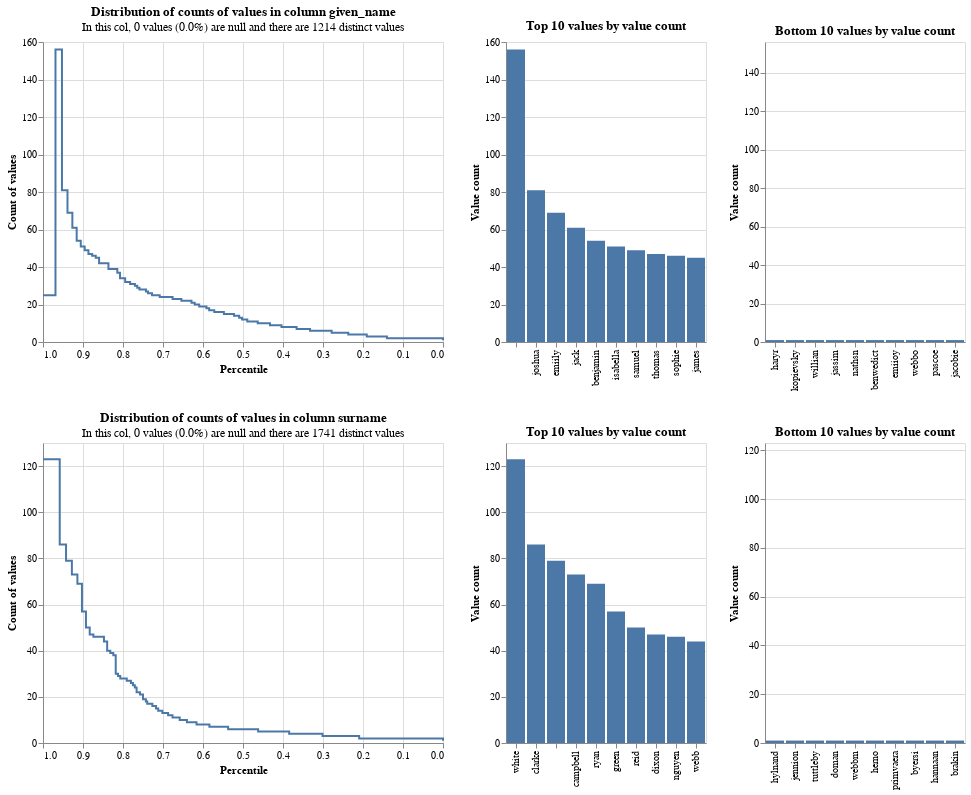

Notebook code cell kept with this figure:
### Code cell
linker.profile_columns(["given_name", "surname"])
# Note: running linker.profile_columns() will profile all columns

### Figure 1 — Vega-Lite specification as saved in the notebook (floating-point values rounded to 4 significant figures)
{"config": {"view": {"continuousWidth": 400, "continuousHeight": 300}}, "vconcat": [{"hconcat": [{"mark": {"type": "line", "interpolate": "step-after"}, "data": {"values": [{"percentile_ex_nulls": 0.7274, "percentile_inc_nulls": 0.7274, "value_count": 25, "group_name": "given_name", "total_non_null_rows": 5000, "total_rows_inc_nulls": 5000, "sum_tokens_in_value_count_group": 50.0, "distinct_value_count": 1214}, {"percentile_ex_nulls": 0.7082, "percentile_inc_nulls": 0.7082, "value_count": 24, "group_name": "given_name", "total_non_null_rows": 5000, "total_rows_inc_nulls": 5000, "sum_tokens_in_value_count_group": 96.0, "distinct_value_count": 1214}, {"percentile_ex_nulls": 0.676, "percentile_inc_nulls": 0.676, "value_count": 23, "group_name": "given_name", "total_non_null_rows": 5000, "total_rows_inc_nulls": 5000, "sum_tokens_in_value_count_group": 161.0, "distinct_value_count": 1214}, {"percentile_ex_nulls": 0.654, "percentile_inc_nulls": 0.654, "value_count": 22, "group_name": "given_name", "total_non_null_rows": 5000, "total_rows_inc_nulls": 5000, "sum_tokens_in_value_count_group": 110.0, "distinct_value_count": 1214}, {"percentile_ex_nulls": 0.6288, "percentile_inc_nulls": 0.6288, "value_count": 21, "group_name": "given_name", "total_non_null_rows": 5000, "total_rows_inc_nulls": 5000, "sum_tokens_in_value_count_group": 126.0, "distinct_value_count": 1214}, {"percentile_ex_nulls": 0.6208, "percentile_inc_nulls": 0.6208, "value_count": 20, "group_name": "given_name", "total_non_null_rows": 5000, "total_rows_inc_nulls": 5000, "sum_tokens_in_value_count_group": 40.0, "distinct_value_count": 1214}, {"percentile_ex_nulls": 0.6094, "percentile_inc_nulls": 0.6094, "value_count": 19, "group_name": "given_name", "total_non_null_rows": 5000, "total_rows_inc_nulls": 5000, "sum_tokens_in_value_count_group": 57.0, "distinct_value_count": 1214}, {"percentile_ex_nulls": 0.5914, "percentile_inc_nulls": 0.5914, "value_count": 18, "group_name": "given_name", "total_non_null_rows": 5000, "total_rows_inc_nulls": 5000, "sum_tokens_in_value_count_group": 90.0, "distinct_value_count": 1214}, {"percentile_ex_nulls": 0.5846, "percentile_inc_nulls": 0.5846, "value_count": 17, "group_name": "given_name", "total_non_null_rows": 5000, "total_rows_inc_nulls": 5000, "sum_tokens_in_value_count_group": 34.0, "distinct_value_count": 1214}, {"percentile_ex_nulls": 0.5718, "percentile_inc_nulls": 0.5718, "value_count": 16, "group_name": "given_name", "total_non_null_rows": 5000, "total_rows_inc_nulls": 5000, "sum_tokens_in_value_count_group": 64.0, "distinct_value_count": 1214}, {"percentile_ex_nulls": 0.5478, "percentile_inc_nulls": 0.5478, "value_count": 15, "group_name": "given_name", "total_non_null_rows": 5000, "total_rows_inc_nulls": 5000, "sum_tokens_in_value_count_group": 120.0, "distinct_value_count": 1214}, {"percentile_ex_nulls": 0.5226, "percentile_inc_nulls": 0.5226, "value_count": 14, "group_name": "given_name", "total_non_null_rows": 5000, "total_rows_inc_nulls": 5000, "sum_tokens_in_value_count_group": 126.0, "distinct_value_count": 1214}, {"percentile_ex_nulls": 0.5096, "percentile_inc_nulls": 0.5096, "value_count": 13, "group_name": "given_name", "total_non_null_rows": 5000, "total_rows_inc_nulls": 5000, "sum_tokens_in_value_count_group": 65.0, "distinct_value_count": 1214}, {"percentile_ex_nulls": 0.5024, "percentile_inc_nulls": 0.5024, "value_count": 12, "group_name": "given_name", "total_non_null_rows": 5000, "total_rows_inc_nulls": 5000, "sum_tokens_in_value_count_group": 36.0, "distinct_value_count": 1214}, {"percentile_ex_nulls": 0.4892, "percentile_inc_nulls": 0.4892, "value_count": 11, "group_name": "given_name", "total_non_null_rows": 5000, "total_rows_inc_nulls": 5000, "sum_tokens_in_value_count_group": 66.0, "distinct_value_count": 1214}, {"percentile_ex_nulls": 0.4632, "percentile_inc_nulls": 0.4632, "value_count": 10, "group_name": "given_name", "total_non_null_rows": 5000, "total_rows_inc_nulls": 5000, "sum_tokens_in_value_count_group": 130.0, "distinct_value_count": 1214}, {"percentile_ex_nulls": 0.4326, "percentile_inc_nulls": 0.4326, "value_count": 9, "group_name": "given_name", "total_non_null_rows": 5000, "total_rows_inc_nulls": 5000, "sum_tokens_in_value_count_group": 153.0, "distinct_value_count": 1214}, {"percentile_ex_nulls": 0.4038, "percentile_inc_nulls": 0.4038, "value_count": 8, "group_name": "given_name", "total_non_null_rows": 5000, "total_rows_inc_nulls": 5000, "sum_tokens_in_value_count_group": 144.0, "distinct_value_count": 1214}, {"percentile_ex_nulls": 0.366, "percentile_inc_nulls": 0.366, "value_count": 7, "group_name": "given_name", "total_non_null_rows": 5000, "total_rows_inc_nulls": 5000, "sum_tokens_in_value_count_group": 189.0, "distinct_value_count": 1214}, {"percentile_ex_nulls": 0.3324, "percentile_inc_nulls": 0.3324, "value_count": 6, "group_name": "given_name", "total_non_null_rows": 5000, "total_rows_inc_nulls": 5000, "sum_tokens_in_value_count_group": 168.0, "distinct_value_count": 1214}, {"percentile_ex_nulls": 0.2784, "percentile_inc_nulls": 0.2784, "value_count": 5, "group_name": "given_name", "total_non_null_rows": 5000, "total_rows_inc_nulls": 5000, "sum_tokens_in_value_count_group": 270.0, "distinct_value_count": 1214}, {"percentile_ex_nulls": 0.2368, "percentile_inc_nulls": 0.2368, "value_count": 4, "group_name": "given_name", "total_non_null_rows": 5000, "total_rows_inc_nulls": 5000, "sum_tokens_in_value_count_group": 208.0, "distinct_value_count": 1214}, {"percentile_ex_nulls": 0.1906, "percentile_inc_nulls": 0.1906, "value_count": 3, "group_name": "given_name", "total_non_null_rows": 5000, "total_rows_inc_nulls": 5000, "sum_tokens_in_value_count_group": 231.0, "distinct_value_count": 1214}, {"percentile_ex_nulls": 0.1402, "percentile_inc_nulls": 0.1402, "value_count": 2, "group_name": "given_name", "total_non_null_rows": 5000, "total_rows_inc_nulls": 5000, "sum_tokens_in_value_count_group": 252.0, "distinct_value_count": 1214}, {"percentile_ex_nulls": 0.0, "percentile_inc_nulls": 0.0, "value_count": 1, "group_name": "given_name", "total_non_null_rows": 5000, "total_rows_inc_nulls": 5000, "sum_tokens_in_value_count_group": 701.0, "distinct_value_count": 1214}, {"percentile_ex_nulls": 0.9688, "percentile_inc_nulls": 0.9688, "value_count": 156, "group_name": "given_name", "total_non_null_rows": 5000, "total_rows_inc_nulls": 5000, "sum_tokens_in_value_count_group": 156.0, "distinct_value_count": 1214}, {"percentile_ex_nulls": 0.9526, "percentile_inc_nulls": 0.9526, "value_count": 81, "group_name": "given_name", "total_non_null_rows": 5000, "total_rows_inc_nulls": 5000, "sum_tokens_in_value_count_group": 81.0, "distinct_value_count": 1214}, {"percentile_ex_nulls": 0.9388, "percentile_inc_nulls": 0.9388, "value_count": 69, "group_name": "given_name", "total_non_null_rows": 5000, "total_rows_inc_nulls": 5000, "sum_tokens_in_value_count_group": 69.0, "distinct_value_count": 1214}, {"percentile_ex_nulls": 0.9266, "percentile_inc_nulls": 0.9266, "value_count": 61, "group_name": "given_name", "total_non_null_rows": 5000, "total_rows_inc_nulls": 5000, "sum_tokens_in_value_count_group": 61.0, "distinct_value_count": 1214}, {"percentile_ex_nulls": 0.9158, "percentile_inc_nulls": 0.9158, "value_count": 54, "group_name": "given_name", "total_non_null_rows": 5000, "total_rows_inc_nulls": 5000, "sum_tokens_in_value_count_group": 54.0, "distinct_value_count": 1214}, {"percentile_ex_nulls": 0.9056, "percentile_inc_nulls": 0.9056, "value_count": 51, "group_name": "given_name", "total_non_null_rows": 5000, "total_rows_inc_nulls": 5000, "sum_tokens_in_value_count_group": 51.0, "distinct_value_count": 1214}, {"percentile_ex_nulls": 0.8958, "percentile_inc_nulls": 0.8958, "value_count": 49, "group_name": "given_name", "total_non_null_rows": 5000, "total_rows_inc_nulls": 5000, "sum_tokens_in_value_count_group": 49.0, "distinct_value_count": 1214}, {"percentile_ex_nulls": 0.8864, "percentile_inc_nulls": 0.8864, "value_count": 47, "group_name": "given_name", "total_non_null_rows": 5000, "total_rows_inc_nulls": 5000, "sum_tokens_in_value_count_group": 47.0, "distinct_value_count": 1214}, {"percentile_ex_nulls": 0.8772, "percentile_inc_nulls": 0.8772, "value_count": 46, "group_name": "given_name", "total_non_null_rows": 5000, "total_rows_inc_nulls": 5000, "sum_tokens_in_value_count_group": 46.0, "distinct_value_count": 1214}, {"percentile_ex_nulls": 0.8682, "percentile_inc_nulls": 0.8682, "value_count": 45, "group_name": "given_name", "total_non_null_rows": 5000, "total_rows_inc_nulls": 5000, "sum_tokens_in_value_count_group": 45.0, "distinct_value_count": 1214}, {"percentile_ex_nulls": 0.8598, "percentile_inc_nulls": 0.8598, "value_count": 42, "group_name": "given_name", "total_non_null_rows": 5000, "total_rows_inc_nulls": 5000, "sum_tokens_in_value_count_group": 42.0, "distinct_value_count": 1214}, {"percentile_ex_nulls": 0.8364, "percentile_inc_nulls": 0.8364, "value_count": 39, "group_name": "given_name", "total_non_null_rows": 5000, "total_rows_inc_nulls": 5000, "sum_tokens_in_value_count_group": 117.0, "distinct_value_count": 1214}, {"percentile_ex_nulls": 0.8142, "percentile_inc_nulls": 0.8142, "value_count": 37, "group_name": "given_name", "total_non_null_rows": 5000, "total_rows_inc_nulls": 5000, "sum_tokens_in_value_count_group": 111.0, "distinct_value_count": 1214}, {"percentile_ex_nulls": 0.8074, "percentile_inc_nulls": 0.8074, "value_count": 34, "group_name": "given_name", "total_non_null_rows": 5000, "total_rows_inc_nulls": 5000, "sum_tokens_in_value_count_group": 34.0, "distinct_value_count": 1214}, {"percentile_ex_nulls": 0.7946, "percentile_inc_nulls": 0.7946, "value_count": 32, "group_name": "given_name", "total_non_null_rows": 5000, "total_rows_inc_nulls": 5000, "sum_tokens_in_value_count_group": 64.0, "distinct_value_count": 1214}, {"percentile_ex_nulls": 0.7822, "percentile_inc_nulls": 0.7822, "value_count": 31, "group_name": "given_name", "total_non_null_rows": 5000, "total_rows_inc_nulls": 5000, "sum_tokens_in_value_count_group": 62.0, "distinct_value_count": 1214}, {"percentile_ex_nulls": 0.7702, "percentile_inc_nulls": 0.7702, "value_count": 30, "group_name": "given_name", "total_non_null_rows": 5000, "total_rows_inc_nulls": 5000, "sum_tokens_in_value_count_group": 60.0, "distinct_value_count": 1214}, {"percentile_ex_nulls": 0.7644, "percentile_inc_nulls": 0.7644, "value_count": 29, "group_name": "given_name", "total_non_null_rows": 5000, "total_rows_inc_nulls": 5000, "sum_tokens_in_value_count_group": 29.0, "distinct_value_count": 1214}, {"percentile_ex_nulls": 0.7588, "percentile_inc_nulls": 0.7588, "value_count": 28, "group_name": "given_name", "total_non_null_rows": 5000, "total_rows_inc_nulls": 5000, "sum_tokens_in_value_count_group": 28.0, "distinct_value_count": 1214}, {"percentile_ex_nulls": 0.7426, "percentile_inc_nulls": 0.7426, "value_count": 27, "group_name": "given_name", "total_non_null_rows": 5000, "total_rows_inc_nulls": 5000, "sum_tokens_in_value_count_group": 81.0, "distinct_value_count": 1214}, {"percentile_ex_nulls": 0.7374, "percentile_inc_nulls": 0.7374, "value_count": 26, "group_name": "given_name", "total_non_null_rows": 5000, "total_rows_inc_nulls": 5000, "sum_tokens_in_value_count_group": 26.0, "distinct_value_count": 1214}, {"percentile_ex_nulls": 1.0, "percentile_inc_nulls": 1.0, "value_count": 25, "group_name": "given_name", "total_non_null_rows": 5000, "total_rows_inc_nulls": 5000, "sum_tokens_in_value_count_group": 50.0, "distinct_value_count": 1214}]}, "encoding": {"tooltip": [{"field": "value_count", "type": "quantitative"}, {"field": "percentile_ex_nulls", "type": "quantitative"}, {"field": "percentile_inc_nulls", "type": "quantitative"}, {"field": "total_non_null_rows", "type": "quantitative"}, {"field": "total_rows_inc_nulls", "type": "quantitative"}], "x": {"field": "percentile_ex_nulls", "sort": "descending", "title": "Percentile", "type": "quantitative"}, "y": {"field": "value_count", "title": "Count of values", "type": "quantitative"}}, "title": {"text": "Distribution of counts of values in column given_name", "subtitle": "In this col, 0 values (0.0%) are null and there are 1214 distinct values"}}, {"mark": "bar", "data": {"values": [{"value_count": 156, "group_name": "given_name", "value": " ", "total_non_null_rows": 5000, "total_rows_inc_nulls": 5000, "distinct_value_count": 1214}, {"value_count": 81, "group_name": "given_name", "value": " joshua", "total_non_null_rows": 5000, "total_rows_inc_nulls": 5000, "distinct_value_count": 1214}, {"value_count": 69, "group_name": "given_name", "value": " emiily", "total_non_null_rows": 5000, "total_rows_inc_nulls": 5000, "distinct_value_count": 1214}, {"value_count": 61, "group_name": "given_name", "value": " jack", "total_non_null_rows": 5000, "total_rows_inc_nulls": 5000, "distinct_value_count": 1214}, {"value_count": 54, "group_name": "given_name", "value": " benjamin", "total_non_null_rows": 5000, "total_rows_inc_nulls": 5000, "distinct_value_count": 1214}, {"value_count": 51, "group_name": "given_name", "value": " isabella", "total_non_null_rows": 5000, "total_rows_inc_nulls": 5000, "distinct_value_count": 1214}, {"value_count": 49, "group_name": "given_name", "value": " samuel", "total_non_null_rows": 5000, "total_rows_inc_nulls": 5000, "distinct_value_count": 1214}, {"value_count": 47, "group_name": "given_name", "value": " thomas", "total_non_null_rows": 5000, "total_rows_inc_nulls": 5000, "distinct_value_count": 1214}, {"value_count": 46, "group_name": "given_name", "value": " sophie", "total_non_null_rows": 5000, "total_rows_inc_nulls": 5000, "distinct_value_count": 1214}, {"value_count": 45, "group_name": "given_name", "value": " james", "total_non_null_rows": 5000, "total_rows_inc_nulls": 5000, "distinct_value_count": 1214}]}, "encoding": {"tooltip": [{"field": "value", "type": "nominal"}, {"field": "value_count", "type": "quantitative"}, {"field": "total_non_null_rows", "type": "quantitative"}, {"field": "total_rows_inc_nulls", "type": "quantitative"}], "x": {"field": "value", "sort": "-y", "title": null, "type": "nominal"}, "y": {"field": "value_count", "title": "Value count", "type": "quantitative"}}, "title": "Top 10 values by value count"}, {"mark": "bar", "data": {"values": [{"value_count": 1, "group_name": "given_name", "value": " haryr", "total_non_null_rows": 5000, "total_rows_inc_nulls": 5000, "distinct_value_count": 1214}, {"value_count": 1, "group_name": "given_name", "value": " kopievsky", "total_non_null_rows": 5000, "total_rows_inc_nulls": 5000, "distinct_value_count": 1214}, {"value_count": 1, "group_name": "given_name", "value": " willian", "total_non_null_rows": 5000, "total_rows_inc_nulls": 5000, "distinct_value_count": 1214}, {"value_count": 1, "group_name": "given_name", "value": " jassim", "total_non_null_rows": 5000, "total_rows_inc_nulls": 5000, "distinct_value_count": 1214}, {"value_count": 1, "group_name": "given_name", "value": " nathsn", "total_non_null_rows": 5000, "total_rows_inc_nulls": 5000, "distinct_value_count": 1214}, {"value_count": 1, "group_name": "given_name", "value": " benwedict", "total_non_null_rows": 5000, "total_rows_inc_nulls": 5000, "distinct_value_count": 1214}, {"value_count": 1, "group_name": "given_name", "value": " emiioy", "total_non_null_rows": 5000, "total_rows_inc_nulls": 5000, "distinct_value_count": 1214}, {"value_count": 1, "group_name": "given_name", "value": " webbo", "total_non_null_rows": 5000, "total_rows_inc_nulls": 5000, "distinct_value_count": 1214}, {"value_count": 1, "group_name": "given_name", "value": " pascoe", "total_non_null_rows": 5000, "total_rows_inc_nulls": 5000, "distinct_value_count": 1214}, {"value_count": 1, "group_name": "given_name", "value": " jacobie", "total_non_null_rows": 5000, "total_rows_inc_nulls": 5000, "distinct_value_count": 1214}]}, "encoding": {"tooltip": [{"field": "value", "type": "nominal"}, {"field": "value_count", "type": "quantitative"}, {"field": "total_non_null_rows", "type": "quantitative"}, {"field": "total_rows_inc_nulls", "type": "quantitative"}], "x": {"field": "value", "sort": "-y", "title": null, "type": "nominal"}, "y": {"field": "value_count", "scale": {"domain": [0, 156]}, "title": "Value count", "type": "quantitative"}}, "title": "Bottom 10 values by value count"}]}, {"hconcat": [{"mark": {"type": "line", "interpolate": "step-after"}, "data": {"values": [{"percentile_ex_nulls": 0.9754, "percentile_inc_nulls": 0.9754, "value_count": 123, "group_name": "surname", "total_non_null_rows": 5000, "total_rows_inc_nulls": 5000, "sum_tokens_in_value_count_group": 123.0, "distinct_value_count": 1741}, {"percentile_ex_nulls": 0.9582, "percentile_inc_nulls": 0.9582, "value_count": 86, "group_name": "surname", "total_non_null_rows": 5000, "total_rows_inc_nulls": 5000, "sum_tokens_in_value_count_group": 86.0, "distinct_value_count": 1741}, {"percentile_ex_nulls": 0.9424, "percentile_inc_nulls": 0.9424, "value_count": 79, "group_name": "surname", "total_non_null_rows": 5000, "total_rows_inc_nulls": 5000, "sum_tokens_in_value_count_group": 79.0, "distinct_value_count": 1741}, {"percentile_ex_nulls": 0.9278, "percentile_inc_nulls": 0.9278, "value_count": 73, "group_name": "surname", "total_non_null_rows": 5000, "total_rows_inc_nulls": 5000, "sum_tokens_in_value_count_group": 73.0, "distinct_value_count": 1741}, {"percentile_ex_nulls": 0.914, "percentile_inc_nulls": 0.914, "value_count": 69, "group_name": "surname", "total_non_null_rows": 5000, "total_rows_inc_nulls": 5000, "sum_tokens_in_value_count_group": 69.0, "distinct_value_count": 1741}, {"percentile_ex_nulls": 0.9026, "percentile_inc_nulls": 0.9026, "value_count": 57, "group_name": "surname", "total_non_null_rows": 5000, "total_rows_inc_nulls": 5000, "sum_tokens_in_value_count_group": 57.0, "distinct_value_count": 1741}, {"percentile_ex_nulls": 0.8926, "percentile_inc_nulls": 0.8926, "value_count": 50, "group_name": "surname", "total_non_null_rows": 5000, "total_rows_inc_nulls": 5000, "sum_tokens_in_value_count_group": 50.0, "distinct_value_count": 1741}, {"percentile_ex_nulls": 0.8832, "percentile_inc_nulls": 0.8832, "value_count": 47, "group_name": "surname", "total_non_null_rows": 5000, "total_rows_inc_nulls": 5000, "sum_tokens_in_value_count_group": 47.0, "distinct_value_count": 1741}, {"percentile_ex_nulls": 0.874, "percentile_inc_nulls": 0.874, "value_count": 46, "group_name": "surname", "total_non_null_rows": 5000, "total_rows_inc_nulls": 5000, "sum_tokens_in_value_count_group": 46.0, "distinct_value_count": 1741}, {"percentile_ex_nulls": 0.8476, "percentile_inc_nulls": 0.8476, "value_count": 44, "group_name": "surname", "total_non_null_rows": 5000, "total_rows_inc_nulls": 5000, "sum_tokens_in_value_count_group": 132.0, "distinct_value_count": 1741}, {"percentile_ex_nulls": 0.8396, "percentile_inc_nulls": 0.8396, "value_count": 40, "group_name": "surname", "total_non_null_rows": 5000, "total_rows_inc_nulls": 5000, "sum_tokens_in_value_count_group": 40.0, "distinct_value_count": 1741}, {"percentile_ex_nulls": 0.8318, "percentile_inc_nulls": 0.8318, "value_count": 39, "group_name": "surname", "total_non_null_rows": 5000, "total_rows_inc_nulls": 5000, "sum_tokens_in_value_count_group": 39.0, "distinct_value_count": 1741}, {"percentile_ex_nulls": 0.8242, "percentile_inc_nulls": 0.8242, "value_count": 38, "group_name": "surname", "total_non_null_rows": 5000, "total_rows_inc_nulls": 5000, "sum_tokens_in_value_count_group": 38.0, "distinct_value_count": 1741}, {"percentile_ex_nulls": 0.8182, "percentile_inc_nulls": 0.8182, "value_count": 30, "group_name": "surname", "total_non_null_rows": 5000, "total_rows_inc_nulls": 5000, "sum_tokens_in_value_count_group": 30.0, "distinct_value_count": 1741}, {"percentile_ex_nulls": 0.8124, "percentile_inc_nulls": 0.8124, "value_count": 29, "group_name": "surname", "total_non_null_rows": 5000, "total_rows_inc_nulls": 5000, "sum_tokens_in_value_count_group": 29.0, "distinct_value_count": 1741}, {"percentile_ex_nulls": 0.8068, "percentile_inc_nulls": 0.8068, "value_count": 28, "group_name": "surname", "total_non_null_rows": 5000, "total_rows_inc_nulls": 5000, "sum_tokens_in_value_count_group": 28.0, "distinct_value_count": 1741}, {"percentile_ex_nulls": 0.7906, "percentile_inc_nulls": 0.7906, "value_count": 27, "group_name": "surname", "total_non_null_rows": 5000, "total_rows_inc_nulls": 5000, "sum_tokens_in_value_count_group": 81.0, "distinct_value_count": 1741}, {"percentile_ex_nulls": 0.7802, "percentile_inc_nulls": 0.7802, "value_count": 26, "group_name": "surname", "total_non_null_rows": 5000, "total_rows_inc_nulls": 5000, "sum_tokens_in_value_count_group": 52.0, "distinct_value_count": 1741}, {"percentile_ex_nulls": 0.7752, "percentile_inc_nulls": 0.7752, "value_count": 25, "group_name": "surname", "total_non_null_rows": 5000, "total_rows_inc_nulls": 5000, "sum_tokens_in_value_count_group": 25.0, "distinct_value_count": 1741}, {"percentile_ex_nulls": 0.7704, "percentile_inc_nulls": 0.7704, "value_count": 24, "group_name": "surname", "total_non_null_rows": 5000, "total_rows_inc_nulls": 5000, "sum_tokens_in_value_count_group": 24.0, "distinct_value_count": 1741}, {"percentile_ex_nulls": 0.766, "percentile_inc_nulls": 0.766, "value_count": 22, "group_name": "surname", "total_non_null_rows": 5000, "total_rows_inc_nulls": 5000, "sum_tokens_in_value_count_group": 22.0, "distinct_value_count": 1741}, {"percentile_ex_nulls": 0.7576, "percentile_inc_nulls": 0.7576, "value_count": 21, "group_name": "surname", "total_non_null_rows": 5000, "total_rows_inc_nulls": 5000, "sum_tokens_in_value_count_group": 42.0, "distinct_value_count": 1741}, {"percentile_ex_nulls": 0.75, "percentile_inc_nulls": 0.75, "value_count": 19, "group_name": "surname", "total_non_null_rows": 5000, "total_rows_inc_nulls": 5000, "sum_tokens_in_value_count_group": 38.0, "distinct_value_count": 1741}, {"percentile_ex_nulls": 0.7428, "percentile_inc_nulls": 0.7428, "value_count": 18, "group_name": "surname", "total_non_null_rows": 5000, "total_rows_inc_nulls": 5000, "sum_tokens_in_value_count_group": 36.0, "distinct_value_count": 1741}, {"percentile_ex_nulls": 0.7394, "percentile_inc_nulls": 0.7394, "value_count": 17, "group_name": "surname", "total_non_null_rows": 5000, "total_rows_inc_nulls": 5000, "sum_tokens_in_value_count_group": 17.0, "distinct_value_count": 1741}, {"percentile_ex_nulls": 0.7266, "percentile_inc_nulls": 0.7266, "value_count": 16, "group_name": "surname", "total_non_null_rows": 5000, "total_rows_inc_nulls": 5000, "sum_tokens_in_value_count_group": 64.0, "distinct_value_count": 1741}, {"percentile_ex_nulls": 0.7176, "percentile_inc_nulls": 0.7176, "value_count": 15, "group_name": "surname", "total_non_null_rows": 5000, "total_rows_inc_nulls": 5000, "sum_tokens_in_value_count_group": 45.0, "distinct_value_count": 1741}, {"percentile_ex_nulls": 0.712, "percentile_inc_nulls": 0.712, "value_count": 14, "group_name": "surname", "total_non_null_rows": 5000, "total_rows_inc_nulls": 5000, "sum_tokens_in_value_count_group": 28.0, "distinct_value_count": 1741}, {"percentile_ex_nulls": 0.7016, "percentile_inc_nulls": 0.7016, "value_count": 13, "group_name": "surname", "total_non_null_rows": 5000, "total_rows_inc_nulls": 5000, "sum_tokens_in_value_count_group": 52.0, "distinct_value_count": 1741}, {"percentile_ex_nulls": 0.6872, "percentile_inc_nulls": 0.6872, "value_count": 12, "group_name": "surname", "total_non_null_rows": 5000, "total_rows_inc_nulls": 5000, "sum_tokens_in_value_count_group": 72.0, "distinct_value_count": 1741}, {"percentile_ex_nulls": 0.6762, "percentile_inc_nulls": 0.6762, "value_count": 11, "group_name": "surname", "total_non_null_rows": 5000, "total_rows_inc_nulls": 5000, "sum_tokens_in_value_count_group": 55.0, "distinct_value_count": 1741}, {"percentile_ex_nulls": 0.6582, "percentile_inc_nulls": 0.6582, "value_count": 10, "group_name": "surname", "total_non_null_rows": 5000, "total_rows_inc_nulls": 5000, "sum_tokens_in_value_count_group": 90.0, "distinct_value_count": 1741}, {"percentile_ex_nulls": 0.6402, "percentile_inc_nulls": 0.6402, "value_count": 9, "group_name": "surname", "total_non_null_rows": 5000, "total_rows_inc_nulls": 5000, "sum_tokens_in_value_count_group": 90.0, "distinct_value_count": 1741}, {"percentile_ex_nulls": 0.6162, "percentile_inc_nulls": 0.6162, "value_count": 8, "group_name": "surname", "total_non_null_rows": 5000, "total_rows_inc_nulls": 5000, "sum_tokens_in_value_count_group": 120.0, "distinct_value_count": 1741}, {"percentile_ex_nulls": 0.584, "percentile_inc_nulls": 0.584, "value_count": 7, "group_name": "surname", "total_non_null_rows": 5000, "total_rows_inc_nulls": 5000, "sum_tokens_in_value_count_group": 161.0, "distinct_value_count": 1741}, {"percentile_ex_nulls": 0.5372, "percentile_inc_nulls": 0.5372, "value_count": 6, "group_name": "surname", "total_non_null_rows": 5000, "total_rows_inc_nulls": 5000, "sum_tokens_in_value_count_group": 234.0, "distinct_value_count": 1741}, {"percentile_ex_nulls": 0.4622, "percentile_inc_nulls": 0.4622, "value_count": 5, "group_name": "surname", "total_non_null_rows": 5000, "total_rows_inc_nulls": 5000, "sum_tokens_in_value_count_group": 375.0, "distinct_value_count": 1741}, {"percentile_ex_nulls": 0.3846, "percentile_inc_nulls": 0.3846, "value_count": 4, "group_name": "surname", "total_non_null_rows": 5000, "total_rows_inc_nulls": 5000, "sum_tokens_in_value_count_group": 388.0, "distinct_value_count": 1741}, {"percentile_ex_nulls": 0.3012, "percentile_inc_nulls": 0.3012, "value_count": 3, "group_name": "surname", "total_non_null_rows": 5000, "total_rows_inc_nulls": 5000, "sum_tokens_in_value_count_group": 417.0, "distinct_value_count": 1741}, {"percentile_ex_nulls": 0.2096, "percentile_inc_nulls": 0.2096, "value_count": 2, "group_name": "surname", "total_non_null_rows": 5000, "total_rows_inc_nulls": 5000, "sum_tokens_in_value_count_group": 458.0, "distinct_value_count": 1741}, {"percentile_ex_nulls": 0.0, "percentile_inc_nulls": 0.0, "value_count": 1, "group_name": "surname", "total_non_null_rows": 5000, "total_rows_inc_nulls": 5000, "sum_tokens_in_value_count_group": 1048.0, "distinct_value_count": 1741}, {"percentile_ex_nulls": 1.0, "percentile_inc_nulls": 1.0, "value_count": 123, "group_name": "surname", "total_non_null_rows": 5000, "total_rows_inc_nulls": 5000, "sum_tokens_in_value_count_group": 123.0, "distinct_value_count": 1741}]}, "encoding": {"tooltip": [{"field": "value_count", "type": "quantitative"}, {"field": "percentile_ex_nulls", "type": "quantitative"}, {"field": "percentile_inc_nulls", "type": "quantitative"}, {"field": "total_non_null_rows", "type": "quantitative"}, {"field": "total_rows_inc_nulls", "type": "quantitative"}], "x": {"field": "percentile_ex_nulls", "sort": "descending", "title": "Percentile", "type": "quantitative"}, "y": {"field": "value_count", "title": "Count of values", "type": "quantitative"}}, "title": {"text": "Distribution of counts of values in column surname", "subtitle": "In this col, 0 values (0.0%) are null and there are 1741 distinct values"}}, {"mark": "bar", "data": {"values": [{"value_count": 123, "group_name": "surname", "value": " white", "total_non_null_rows": 5000, "total_rows_inc_nulls": 5000, "distinct_value_count": 1741}, {"value_count": 86, "group_name": "surname", "value": " clarke", "total_non_null_rows": 5000, "total_rows_inc_nulls": 5000, "distinct_value_count": 1741}, {"value_count": 79, "group_name": "surname", "value": " ", "total_non_null_rows": 5000, "total_rows_inc_nulls": 5000, "distinct_value_count": 1741}, {"value_count": 73, "group_name": "surname", "value": " campbell", "total_non_null_rows": 5000, "total_rows_inc_nulls": 5000, "distinct_value_count": 1741}, {"value_count": 69, "group_name": "surname", "value": " ryan", "total_non_null_rows": 5000, "total_rows_inc_nulls": 5000, "distinct_value_count": 1741}, {"value_count": 57, "group_name": "surname", "value": " green", "total_non_null_rows": 5000, "total_rows_inc_nulls": 5000, "distinct_value_count": 1741}, {"value_count": 50, "group_name": "surname", "value": " reid", "total_non_null_rows": 5000, "total_rows_inc_nulls": 5000, "distinct_value_count": 1741}, {"value_count": 47, "group_name": "surname", "value": " dixon", "total_non_null_rows": 5000, "total_rows_inc_nulls": 5000, "distinct_value_count": 1741}, {"value_count": 46, "group_name": "surname", "value": " nguyen", "total_non_null_rows": 5000, "total_rows_inc_nulls": 5000, "distinct_value_count": 1741}, {"value_count": 44, "group_name": "surname", "value": " webb", "total_non_null_rows": 5000, "total_rows_inc_nulls": 5000, "distinct_value_count": 1741}]}, "encoding": {"tooltip": [{"field": "value", "type": "nominal"}, {"field": "value_count", "type": "quantitative"}, {"field": "total_non_null_rows", "type": "quantitative"}, {"field": "total_rows_inc_nulls", "type": "quantitative"}], "x": {"field": "value", "sort": "-y", "title": null, "type": "nominal"}, "y": {"field": "value_count", "title": "Value count", "type": "quantitative"}}, "title": "Top 10 values by value count"}, {"mark": "bar", "data": {"values": [{"value_count": 1, "group_name": "surname", "value": " hylnand", "total_non_null_rows": 5000, "total_rows_inc_nulls": 5000, "distinct_value_count": 1741}, {"value_count": 1, "group_name": "surname", "value": " jennion", "total_non_null_rows": 5000, "total_rows_inc_nulls": 5000, "distinct_value_count": 1741}, {"value_count": 1, "group_name": "surname", "value": " tuttleby", "total_non_null_rows": 5000, "total_rows_inc_nulls": 5000, "distinct_value_count": 1741}, {"value_count": 1, "group_name": "surname", "value": " doman", "total_non_null_rows": 5000, "total_rows_inc_nulls": 5000, "distinct_value_count": 1741}, {"value_count": 1, "group_name": "surname", "value": " webbm", "total_non_null_rows": 5000, "total_rows_inc_nulls": 5000, "distinct_value_count": 1741}, {"value_count": 1, "group_name": "surname", "value": " herno", "total_non_null_rows": 5000, "total_rows_inc_nulls": 5000, "distinct_value_count": 1741}, {"value_count": 1, "group_name": "surname", "value": " primvaera", "total_non_null_rows": 5000, "total_rows_inc_nulls": 5000, "distinct_value_count": 1741}, {"value_count": 1, "group_name": "surname", "value": " byersi", "total_non_null_rows": 5000, "total_rows_inc_nulls": 5000, "distinct_value_count": 1741}, {"value_count": 1, "group_name": "surname", "value": " hannaan", "total_non_null_rows": 5000, "total_rows_inc_nulls": 5000, "distinct_value_count": 1741}, {"value_count": 1, "group_name": "surname", "value": " brakin", "total_non_null_rows": 5000, "total_rows_inc_nulls": 5000, "distinct_value_count": 1741}]}, "encoding": {"tooltip": [{"field": "value", "type": "nominal"}, {"field": "value_count", "type": "quantitative"}, {"field": "total_non_null_rows", "type": "quantitative"}, {"field": "total_rows_inc_nulls", "type": "quantitative"}], "x": {"field": "value", "sort": "-y", "title": null, "type": "nominal"}, "y": {"field": "value_count", "scale": {"domain": [0, 123]}, "title": "Value count", "type": "quantitative"}}, "title": "Bottom 10 values by value count"}]}], "$schema": "https://vega.github.io/schema/vega-lite/v5.9.3.json"}
